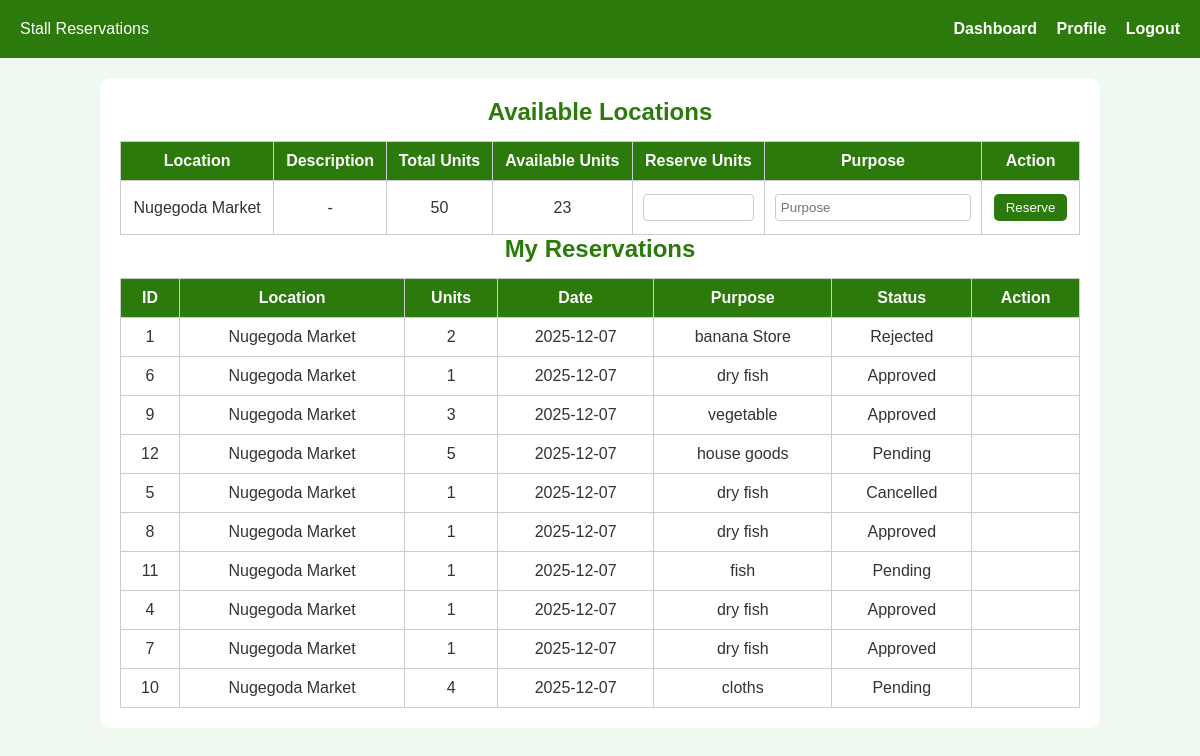
The page /vendor_stalls.php (signed in) on the database its author committed.
### tables this page shows
CREATE TABLE IF NOT EXISTS `locations` (
  `location_id` int NOT NULL AUTO_INCREMENT,
  `name` varchar(100) NOT NULL,
  `total_units` int NOT NULL DEFAULT '0',
  `available_units` int NOT NULL DEFAULT '0',
  `description` text,
  PRIMARY KEY (`location_id`)
);

CREATE TABLE IF NOT EXISTS `reservations` (
  `reservation_id` int NOT NULL AUTO_INCREMENT,
  `vendor_id` int NOT NULL,
  `location_id` int NOT NULL,
  `area_required` int NOT NULL,
  `reserve_date` date NOT NULL,
  `purpose` varchar(255) DEFAULT NULL,
  `status` enum('Pending','Approved','Rejected','Cancelled') DEFAULT 'Pending',
  `created_at` datetime DEFAULT CURRENT_TIMESTAMP,
  `updated_at` datetime DEFAULT NULL,
  PRIMARY KEY (`reservation_id`),
  KEY `vendor_id` (`vendor_id`),
  KEY `location_id` (`location_id`)
);

### vendor_stalls.php (the view, shortened to what this page needs)
<?php
include 'conn.php';
$vendor_id = $_SESSION['user_id'];
$locations = $conn->query("SELECT * FROM locations ORDER BY location_id ASC");
$stmt = $conn->prepare("SELECT r.*, l.name as location_name FROM reservations r JOIN locations l ON r.location_id=l.location_id WHERE r.vendor_id=? ORDER BY r.reserve_date DESC");
$stmt->bind_param("i", $vendor_id);
$stmt->execute();
$reservations = $stmt->get_result();
?>
<!DOCTYPE html>
<html lang="en">
<head>
</head>
<body>
    <header>
        <div>Stall Reservations</div>
        <nav>
            <a href="vendor_dashboard.php">Dashboard</a>
            <a href="vendor_profile.php">Profile</a>
            <a href="index.php">Logout</a>
        </nav>
    </header>
    <div class="container">
        <h2>Available Locations</h2>
        <form method="POST">
            <table>
                <tr>
                    <th>Location</th>
                    <th>Description</th>
                    <th>Total Units</th>
                    <th>Available Units</th>
                    <th>Reserve Units</th>
                    <th>Purpose</th>
                    <th>Action</th>
                </tr>
                <?php while($loc = $locations->fetch_assoc()): ?>
                <tr>
                    <td>
                        <?= htmlspecialchars($loc['name']) ?>
                    </td>
                    <td>
                        <?= htmlspecialchars($loc['description']) ?>
                    </td>
                    <td>
                        <?= $loc['total_units'] ?>
                    </td>
                    <td>
                        <?= $loc['available_units'] ?>
                    </td>
                    <td>
                        <?php if($loc['available_units']>0): ?>
                        <input type="number" name="area_required" min="1" max="<?= $loc['available_units'] ?>" required>
                        <?php else: ?>Full
                        <?php endif; ?>
                    </td>
                    <td>
                        <?php if($loc['available_units']>0): ?>
                        <input type="text" name="purpose" placeholder="Purpose" required>
                        <?php else: ?>-
                        <?php endif; ?>
                    </td>
                    <td>
                        <?php if($loc['available_units']>0): ?>
                        <button type="submit" name="reserve">Reserve</button>
                        <?php else: ?>-
                        <?php endif; ?>
                    </td>
                </tr>
                <?php endwhile; ?>
            </table>
        </form>
        <h2>My Reservations</h2>
        <table>
            <tr>
                <th>ID</th>
                <th>Location</th>
                <th>Units</th>
                <th>Date</th>
                <th>Purpose</th>
                <th>Status</th>
                <th>Action</th>
            </tr>
            <?php while($r = $reservations->fetch_assoc()): ?>
            <tr>
                <td>
                    <?= $r['reservation_id'] ?>
                </td>
                <td>
                    <?= htmlspecialchars($r['location_name']) ?>
                </td>
                <td>
                    <?= $r['area_required'] ?>
                </td>
                <td>
                    <?= $r['reserve_date'] ?>
                </td>
                <td>
                    <?= htmlspecialchars($r['purpose']) ?>
                </td>
                <td>
                    <?= ucfirst($r['status']) ?>
                </td>
                <td>
                </td>
            </tr>
            <?php endwhile; ?>
        </table>
    </div>
</body>
</html>

### vendor_stalls.php (style rules this page uses)
* { margin: 0; padding: 0; box-sizing: border-box; font-family: Arial, Helvetica, sans-serif; }
body { background: #f0f9f0; min-height: 100vh; color: #333; }
header { width: 100%; background: #2b7a0b; padding: 20px; color: white; display: flex; justify-content: space-between; align-items: center; }
header a { color: white; text-decoration: none; margin-left: 15px; font-weight: bold; }
.container { background: white; padding: 20px; border-radius: 10px; max-width: 1000px; margin: 20px auto; }
h2 { text-align: center; color: #2b7a0b; margin-bottom: 15px; }
table { width: 100%; border-collapse: collapse; margin-top: 10px; }
th, td { padding: 10px; border: 1px solid #ccc; text-align: center; }
th { background: #2b7a0b; color: white; }
input, select, textarea { width: 100%; padding: 5px; margin: 3px 0; border-radius: 4px; border: 1px solid #ccc; }
button { padding: 6px 12px; border: none; border-radius: 5px; cursor: pointer; background: #2b7a0b; color: white; }

### rows shown on the page
locations: name "Nugegoda Market", description "-", total_units "50", available_units "23", shows "Reserve"
reservations: reservation_id "1", location.name "Nugegoda Market", area_required "2", reserve_date "2025-12-07", purpose "banana Store", status "Rejected"
reservations: reservation_id "6", location.name "Nugegoda Market", area_required "1", reserve_date "2025-12-07", purpose "dry fish", status "Approved"
reservations: reservation_id "9", location.name "Nugegoda Market", area_required "3", reserve_date "2025-12-07", purpose "vegetable", status "Approved"
reservations: reservation_id "12", location.name "Nugegoda Market", area_required "5", reserve_date "2025-12-07", purpose "house goods", status "Pending"
reservations: reservation_id "5", location.name "Nugegoda Market", area_required "1", reserve_date "2025-12-07", purpose "dry fish", status "Cancelled"
reservations: reservation_id "8", location.name "Nugegoda Market", area_required "1", reserve_date "2025-12-07", purpose "dry fish", status "Approved"
reservations: reservation_id "11", location.name "Nugegoda Market", area_required "1", reserve_date "2025-12-07", purpose "fish", status "Pending"
reservations: reservation_id "4", location.name "Nugegoda Market", area_required "1", reserve_date "2025-12-07", purpose "dry fish", status "Approved"
reservations: reservation_id "7", location.name "Nugegoda Market", area_required "1", reserve_date "2025-12-07", purpose "dry fish", status "Approved"
reservations: reservation_id "10", location.name "Nugegoda Market", area_required "4", reserve_date "2025-12-07", purpose "cloths", status "Pending"
